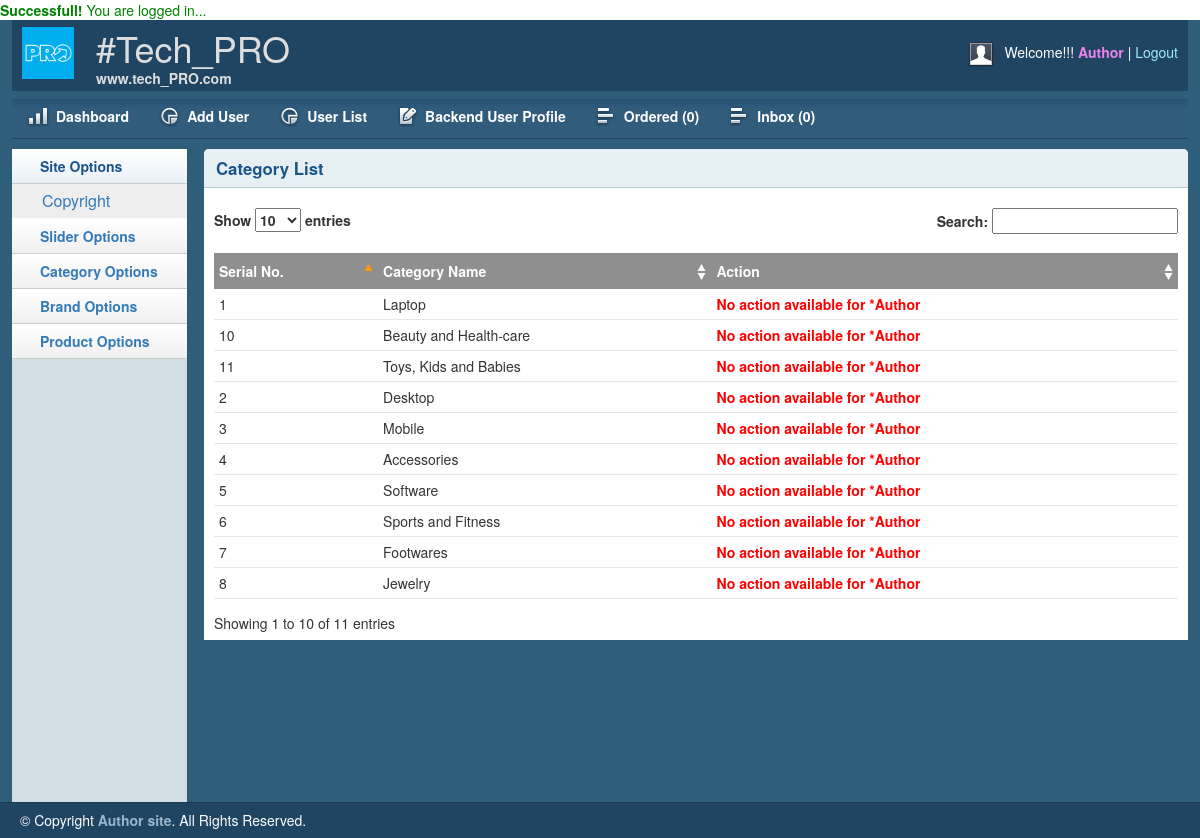
The page /admin/catlist.php (signed in) on the database its author committed.
### tables this page shows
CREATE TABLE `category` (
  `id` int(11) NOT NULL,
  `categoryName` varchar(255) NOT NULL
);

### helper/format.php (called while the page is built, shortened)
<?php
  $filepath= realpath(dirname(__FILE__));
  include_once $filepath.'/../database/db.php';
  class Format
  {
    public function showCategory(){
      $sql="select * from category";
      $result= databaseClass::ourPrepareMethod($sql);
      $result->execute();
      return $result->fetchAll();
    }
  }
?>

### database/db.php (called while the page is built, shortened)
<?php
	class databaseClass
	{
		private static $pdo;
		public static function dbConnection()
		{
			if(!isset(self::$pdo))
			{
				try{
					self::$pdo= new PDO('mysql: host='.db_host.'; dbname='.db_name, db_user, db_pass);
				}
				catch(PDOException $e){
					echo $e->getMessage();
				}
			}
			return self::$pdo;
		}
		public static function ourPrepareMethod($sql)
		{
			return self::dbConnection()->prepare($sql);
		}
	}
?>

### library/session.php (called while the page is built, shortened)
<?php
  class Session
  {
    public static function get($key)
    {
      if(isset($_SESSION[$key]))
      {
          return $_SESSION[$key];
      }
      else
      {
        return false;
      }
    }
  }
?>

### admin/catlist.php (the view, shortened to what this page needs)
<?php
    include 'include/header.php';
    include 'include/sidebar.php';
?>
        <div class="grid_10">
            <div class="box round first grid">
                <h2>Category List</h2>
                <div class="block">
					<?php
						$format= new Format();
					?>
                    <table class="data display datatable" id="example">
					<thead>
						<tr>
							<th>Serial No.</th>
							<th>Category Name</th>
							<th>Action</th>
						</tr>
					</thead>
					<tbody>
						<?php
							$category= $format->showCategory();
							if($category){
								$i=0;
								foreach ($category as $key => $value) {
									$i++;
						?>
						<tr class="odd gradeX">
							<td><?php echo $i; ?></td>
							<td><?php echo $value['categoryName']; ?></td>
							<td>
								<?php
									if(Session::get('role') == '0' || Session::get('role') == '2')
									{
								?>
									<a href="editcat.php?catid=<?php echo $value['id']; ?>">Edit</a> || <a onclick="return confirm('Are u sure to delete?');" href="catlist.php?catid=<?php echo $value['id']; ?>">Delete
									</a>
								<?php }else { ?>
	                            <div style="color:red; font-weight: bold;">
	                                <?php echo "No action available for *Author";} ?>
	                            </div>
							</td>
						</tr>
						<?php }} ?>
					</tbody>
				</table>
               </div>
            </div>
        </div>
<?php include 'include/footer.php'; ?>

### admin/css/text.css (style rules this page uses)
body { font: 13px/1.5 Tahoma, Helvetica, Arial, 'Liberation Sans', FreeSans, sans-serif; }
h2 { font-size: 23px; }
p, dl, hr, h1, h2, h3, h4, h5, h6, ol, ul, pre, table, address, fieldset { margin-bottom: 20px; }

### admin/css/grid.css (style rules this page uses)
.grid_1, .grid_2, .grid_3, .grid_4, .grid_5, .grid_6, .grid_7, .grid_8, .grid_9, .grid_10, .grid_11, .grid_12, .grid_13, .grid_14, .grid_15, .grid_16 { display: inline; float: left; margin-left: 1%; margin-right: 1%; }
.container_12 .grid_10 { width: 81.333%; }

### admin/css/layout.css (style rules this page uses)
body { background: #fff none repeat scroll 0 0; color: #444; font-size: 14px; padding: 0; }
h1, h2, h3, h4, h5, h6 { line-height:1.2em; margin-bottom:.3em; }
h2 { margin-top:1em; }
.box { background:#fff; margin-bottom:20px; padding:10px 10px 10px 10px; margin-left:-8px; }
.box.grid { padding-bottom:40px; }
.box.round { -moz-border-radius: 5px 5px 0px 0px; -webkit-border-radius: 5px 5px 0px 0px; border-radius: 5px 5px 0px 0px; }
.box h2 { font-size:1.2em; font-weight:bold; color:#1B548D; background:#E6F0F3; margin:-10px -10px 0 -10px; padding:10px 12px; border-bottom:1px solid #B3CBD6; -moz-border-radius: 5px 5px 0px 0px; -webkit-border-radius: 5px 5px 0px 0px; border-radius: 5px 5px 0px 0px; }
.box.first { min-height: 406px; }
.block { padding-top:20px; }
.block { padding-bottom:1px; }
table.display { margin: 0 auto; clear: both; width: 100%; }
.sorting_asc { background: #8f8f8f url(../img/table/sort_asc.png) no-repeat center right; padding:8px 5px; text-align:left; color:#fff; }
.sorting { background:#8f8f8f url(../img/table/sort_both.png) no-repeat center right; padding:8px 5px; text-align:left; color:#fff; }
tr.odd { height: 30px; line-height: 30px; border-bottom:1px solid #e6e6e6; }
tr.even { height: 30px; line-height: 30px; border-bottom:1px solid #e6e6e6; }
tr.odd td, tr.even td { padding-left:5px; }

### rows shown on the page
category: categoryName "Laptop"
category: categoryName "Desktop"
category: categoryName "Mobile"
category: categoryName "Accessories"
category: categoryName "Software"
category: categoryName "Sports and Fitness"
category: categoryName "Footwares"
category: categoryName "Jewelry"
category: categoryName "Beauty and Health-care"
category: categoryName "Toys, Kids and Babies"

### other values the page prints
$loginmsg "Successfull! You are logged in..."
$name "Author"
